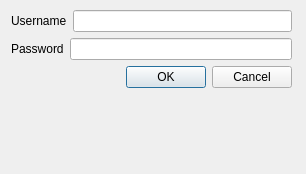
<?xml version="1.0" encoding="UTF-8"?>
<ui version="4.0">
 <class>Dialog</class>
 <widget class="QDialog" name="Dialog">
  <property name="geometry">
   <rect>
    <x>0</x>
    <y>0</y>
    <width>306</width>
    <height>174</height>
   </rect>
  </property>
  <property name="windowTitle">
   <string>Log in</string>
  </property>
  <widget class="QWidget" name="">
   <property name="geometry">
    <rect>
     <x>11</x>
     <y>10</y>
     <width>281</width>
     <height>161</height>
    </rect>
   </property>
   <layout class="QFormLayout" name="formLayout">
    <item row="0" column="0" colspan="2">
     <layout class="QVBoxLayout" name="verticalLayout">
      <item>
       <layout class="QHBoxLayout" name="horizontalLayout">
        <item>
         <widget class="QLabel" name="label_2">
          <property name="text">
           <string>Username</string>
          </property>
         </widget>
        </item>
        <item>
         <widget class="QLineEdit" name="lineEdit"/>
        </item>
       </layout>
      </item>
      <item>
       <layout class="QHBoxLayout" name="horizontalLayout_2">
        <item>
         <widget class="QLabel" name="label">
          <property name="text">
           <string>Password</string>
          </property>
         </widget>
        </item>
        <item>
         <widget class="QLineEdit" name="lineEdit_2"/>
        </item>
       </layout>
      </item>
     </layout>
    </item>
    <item row="1" column="0" colspan="2">
     <widget class="QDialogButtonBox" name="buttonBox">
      <property name="orientation">
       <enum>Qt::Horizontal</enum>
      </property>
      <property name="standardButtons">
       <set>QDialogButtonBox::Cancel|QDialogButtonBox::Ok</set>
      </property>
     </widget>
    </item>
   </layout>
  </widget>
 </widget>
 <resources/>
 <connections>
  <connection>
   <sender>buttonBox</sender>
   <signal>accepted()</signal>
   <receiver>Dialog</receiver>
   <slot>accept()</slot>
   <hints>
    <hint type="sourcelabel">
     <x>248</x>
     <y>254</y>
    </hint>
    <hint type="destinationlabel">
     <x>157</x>
     <y>274</y>
    </hint>
   </hints>
  </connection>
  <connection>
   <sender>buttonBox</sender>
   <signal>rejected()</signal>
   <receiver>Dialog</receiver>
   <slot>reject()</slot>
   <hints>
    <hint type="sourcelabel">
     <x>316</x>
     <y>260</y>
    </hint>
    <hint type="destinationlabel">
     <x>286</x>
     <y>274</y>
    </hint>
   </hints>
  </connection>
 </connections>
</ui>
